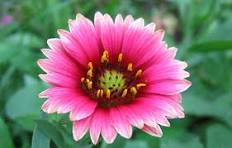
#> input picture image.jpg, 232 x 148 px
$ python EXP-19.py
#> lines starting #> are read from the running program, lines starting #| are printed output that depends on the picture; after the words box and inside, x2 and y2 are one past the last pixel; in counts of white or black regions, pixels touching at a corner belong together

import cv2
import numpy as np

# Read the input image
img = cv2.imread("image.jpg")
#> img is the input picture: shape (148, 232, 3); mean B, G, R 112.5, 115.7, 128.6

if img is None:
    print("Error: Image not found!")
else:
    # Convert image to grayscale
    gray = cv2.cvtColor(img, cv2.COLOR_BGR2GRAY)
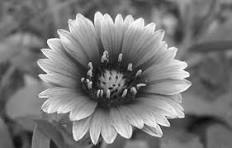
#> gray: shape (148, 232); min 8, max 255, mean 119.2

    # Apply binary thresholding
    _, binary = cv2.threshold(
        gray, 127, 255, cv2.THRESH_BINARY
    )
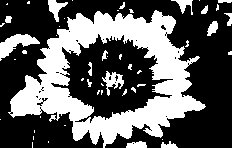
#> binary: shape (148, 232); 36.8% white; 50 white regions (34 under 20 px), largest, box (x1, y1, x2, y2) and area: (8, 10, 206, 148) 10805, (0, 34, 40, 61) 455, (102, 71, 124, 96) 233

    # Create a structuring element (kernel)
    kernel = np.ones((5, 5), np.uint8)

    # Apply erosion
    erosion = cv2.erode(
        binary, kernel, iterations=1
    )
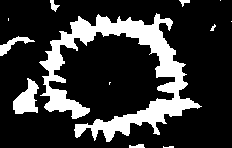
#> erosion: shape (148, 232); 20.9% white; 12 white regions (5 under 20 px), largest, box (x1, y1, x2, y2) and area: (39, 13, 202, 142) 6230, (13, 78, 39, 114) 542, (0, 36, 35, 56) 215

    # Display images
    cv2.imshow("Original Image", img)
    cv2.imshow("Binary Image", binary)
    cv2.imshow("Erosion Image", erosion)

    # Save the erosion output
    cv2.imwrite("erosion_output.jpg", erosion)

    cv2.waitKey(0)
    cv2.destroyAllWindows()
